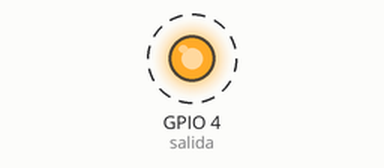
This sketch was run on a simulated ESP32. Shown: output pins drawn as LEDs (lit = HIGH). Dashed ring = blinking.

Above: at 0.5 s.
Timing chart, 0 to 4.6 s (numbered marks = the images above):
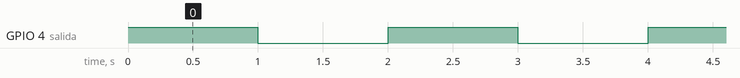

The sketch:

Practica_2-Led-ESP32CAM.ino
```cpp
int salida = 4;             //Pin 4 -> Flash

void setup() {
  pinMode(salida,OUTPUT);   //Flash como salida
}//setup

void loop() {
  digitalWrite(salida, HIGH); //Encender
  delay(1000);                //1 Segundo de espera
  digitalWrite(salida, LOW);  //Apagar
  delay(1000);                //1 Segundo de espera
}//loop
```

Measured:
- by itself, GPIO 4 (salida): alternates HIGH for 1.0 s and LOW for 1.0 s
